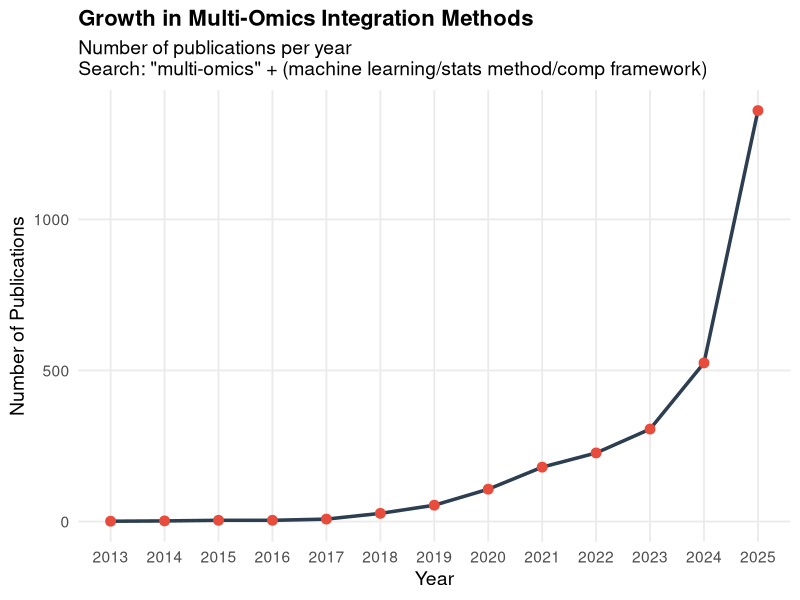
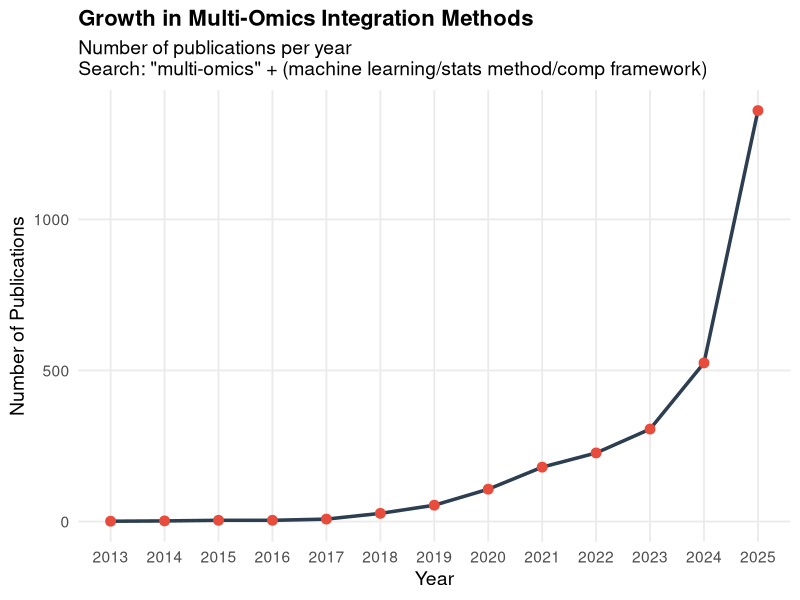

These figures' R source, in order:
library(ggplot2)

# Your data
data <- data.frame(
  Year = c(2013, 2014, 2015, 2016, 2017, 2018, 2019, 2020, 2021, 2022, 2023, 2024, 2025, 2026),
  Count = c(1, 2, 4, 4, 8, 27, 54, 107, 180, 227, 306, 525, 1360, 244)
)

# Remove 2026 (incomplete year)
data <- data[data$Year < 2026, ]

# Plot with integer years
# Plot with integer years
ggplot(data, aes(x = Year, y = Count)) +
  geom_line(color = "#2C3E50", linewidth = 1.2) +
  geom_point(color = "#E74C3C", size = 3) +
  scale_x_continuous(breaks = seq(2013, 2025, 1)) +  # Force integer years
  labs(title = "Growth in Multi-Omics Integration Methods",
       subtitle = 'Number of publications per year\nSearch: "multi-omics" + (machine learning/stats method/comp framework)',
       x = "Year",
       y = "Number of Publications") +
  theme_minimal(base_size = 14) +
  theme(plot.title = element_text(face = "bold", size = 16),
        panel.grid.minor = element_blank())

ggsave("multiomics_growth.png", width = 8, height = 5, dpi = 300)
